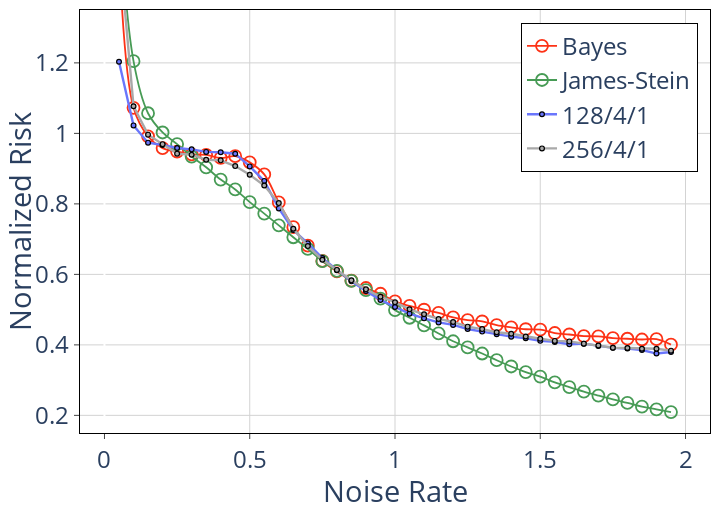

The notebook cell saved with this chart:
### Code cell
dims = [128, 256]
layers = [4, 4]
heads = [1, 1]

timesteps = ["91500", "53500"]

curve_dirs = []
names = []
for index in range(len(dims)):
    curve_dirs.append(f"../models/variable_noise/250000_steps/bert_padded-sigma=0.2,0.8-mu=0-n_positions=1024-iters=250001-hid_dim={dims[index]}-layer={layers[index]}-head={heads[index]}-tokenizer=default-layer_norm=no_grad-loss=mean-prior=discrete-att_drop=0.0-hid_drop=0.0/test_curves_bert_padded-sigma=0.2,0.8-mu=0-n_positions=1024-iters=250001-hid_dim={dims[index]}-layer={layers[index]}-head={heads[index]}-tokenizer=default-layer_norm=no_grad-loss=mean-prior=discrete-att_drop=0.0-hid_drop=0.0.json")
    names.append(f"{dims[index]}/{layers[index]}/{heads[index]}")

fig = plot_timestep_curve(curve_dirs, names, timesteps, scale=1.2, plot_oracle=False)
fig.show()
fig.write_image("training_steps_third_result_bayes.pdf")
fig.write_image("training_steps_third_result_bayes.pdf")

### Figure 1 — Plotly figure (JSON) as saved in the notebook; plotly's stock layout.template omitted (floating-point values rounded to 4 significant figures)
{"data": [{"line": {"color": "#FD3216", "shape": "spline", "width": 1.8}, "marker": {"color": "rgba(255,0,0,0.0)", "line": {"color": "#FD3216", "width": 1.8}, "size": 12, "symbol": "circle"}, "mode": "markers+lines", "name": "Bayes", "type": "scatter", "x": [0.05, 0.1, 0.15, 0.2, 0.25, 0.3, 0.35, 0.4, 0.45, 0.5, 0.55, 0.6, 0.65, 0.7, 0.75, 0.8, 0.85, 0.9, 0.95, 1, 1.05, 1.1, 1.15, 1.2, 1.25, 1.3, 1.35, 1.4, 1.45, 1.5, 1.55, 1.6, 1.65, 1.7, 1.75, 1.8, 1.85, 1.9, 1.95], "y": [1.516, 1.073, 0.9917, 0.9583, 0.9484, 0.9404, 0.9392, 0.9303, 0.9353, 0.9178, 0.8835, 0.8041, 0.734, 0.6813, 0.638, 0.6083, 0.5821, 0.5613, 0.545, 0.5233, 0.5105, 0.4997, 0.4906, 0.478, 0.4703, 0.4664, 0.4561, 0.4498, 0.4444, 0.443, 0.4336, 0.4295, 0.425, 0.4241, 0.4192, 0.4174, 0.4152, 0.4162, 0.4007]}, {"line": {"color": "#479B55", "shape": "spline", "width": 1.8}, "marker": {"color": "rgba(0,255,0,0.0)", "line": {"color": "#479B55", "width": 1.8}, "size": 12, "symbol": "circle"}, "mode": "markers+lines", "name": "James-Stein", "type": "scatter", "x": [0.05, 0.1, 0.15, 0.2, 0.25, 0.3, 0.35, 0.4, 0.45, 0.5, 0.55, 0.6, 0.65, 0.7, 0.75, 0.8, 0.85, 0.9, 0.95, 1, 1.05, 1.1, 1.15, 1.2, 1.25, 1.3, 1.35, 1.4, 1.45, 1.5, 1.55, 1.6, 1.65, 1.7, 1.75, 1.8, 1.85, 1.9, 1.95], "y": [1.631, 1.205, 1.057, 1.003, 0.9696, 0.9343, 0.9037, 0.869, 0.841, 0.8051, 0.7724, 0.7391, 0.7053, 0.6721, 0.6376, 0.6102, 0.5818, 0.5552, 0.531, 0.4986, 0.4769, 0.4553, 0.4324, 0.4103, 0.3928, 0.3755, 0.3565, 0.3387, 0.3227, 0.3102, 0.2938, 0.2803, 0.2676, 0.2562, 0.2454, 0.2354, 0.2247, 0.2171, 0.2093]}, {"line": {"color": "#6A76FC", "width": 2.4}, "marker": {"color": "#6A76FC", "line": {"color": "black", "width": 1.2}, "size": 4.8, "symbol": "circle"}, "mode": "lines+markers", "name": "128/4/1", "type": "scatter", "x": [0.05, 0.1, 0.15, 0.2, 0.25, 0.3, 0.35, 0.4, 0.45, 0.5, 0.55, 0.6, 0.65, 0.7, 0.75, 0.8, 0.85, 0.9, 0.95, 1, 1.05, 1.1, 1.15, 1.2, 1.25, 1.3, 1.35, 1.4, 1.45, 1.5, 1.55, 1.6, 1.65, 1.7, 1.75, 1.8, 1.85, 1.9, 1.95], "y": [1.203, 1.023, 0.9737, 0.9671, 0.9584, 0.9547, 0.9475, 0.9465, 0.9423, 0.9064, 0.8651, 0.7872, 0.7257, 0.6881, 0.6461, 0.612, 0.5802, 0.553, 0.5276, 0.5074, 0.4885, 0.4752, 0.4637, 0.4566, 0.4451, 0.4377, 0.43, 0.4233, 0.4188, 0.4114, 0.4084, 0.4017, 0.4035, 0.3965, 0.3916, 0.3898, 0.3853, 0.3754, 0.3799]}, {"line": {"color": "darkgrey", "width": 2.4}, "marker": {"color": "darkgrey", "line": {"color": "black", "width": 1.2}, "size": 4.8, "symbol": "circle"}, "mode": "lines+markers", "name": "256/4/1", "type": "scatter", "x": [0.05, 0.1, 0.15, 0.2, 0.25, 0.3, 0.35, 0.4, 0.45, 0.5, 0.55, 0.6, 0.65, 0.7, 0.75, 0.8, 0.85, 0.9, 0.95, 1, 1.05, 1.1, 1.15, 1.2, 1.25, 1.3, 1.35, 1.4, 1.45, 1.5, 1.55, 1.6, 1.65, 1.7, 1.75, 1.8, 1.85, 1.9, 1.95], "y": [1.537, 1.077, 0.9964, 0.9694, 0.9425, 0.9396, 0.9253, 0.9234, 0.9072, 0.8825, 0.852, 0.8022, 0.7294, 0.6801, 0.6414, 0.6127, 0.583, 0.5576, 0.5365, 0.5211, 0.5008, 0.4868, 0.4736, 0.465, 0.4517, 0.4447, 0.436, 0.4314, 0.4236, 0.4174, 0.4112, 0.4098, 0.4035, 0.3983, 0.392, 0.3912, 0.3891, 0.3888, 0.3836]}], "layout": {"font": {"size": 24}, "height": 510, "legend": {"bordercolor": "Black", "borderwidth": 1, "x": 0.7, "y": 0.97}, "margin": {"b": 0, "l": 0, "r": 10, "t": 10}, "plot_bgcolor": "white", "width": 720, "xaxis": {"gridcolor": "lightgrey", "linecolor": "black", "mirror": true, "showline": true, "ticks": "outside", "title": {"text": "Noise Rate"}}, "yaxis": {"gridcolor": "lightgrey", "linecolor": "black", "mirror": true, "range": [0.15, 1.35], "showline": true, "ticks": "outside", "title": {"text": "Normalized Risk"}}}}
